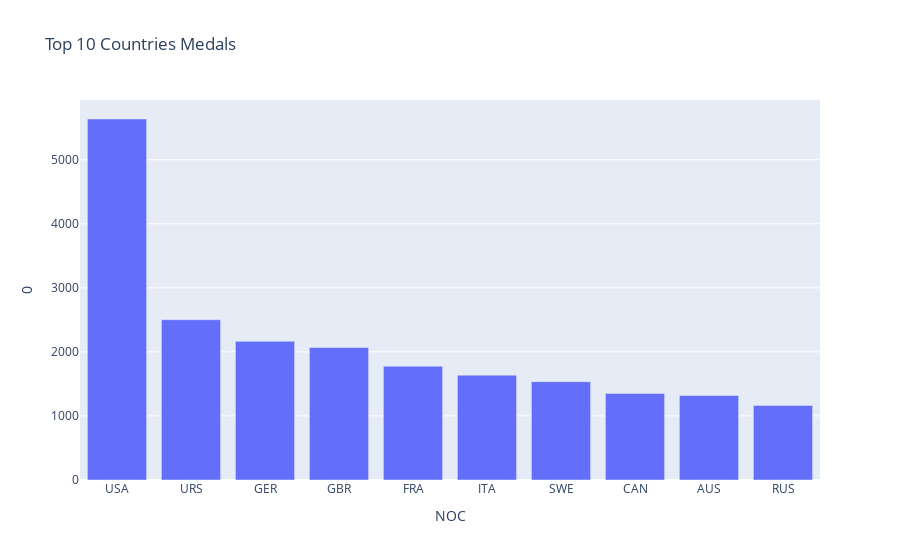

Notebook cell for this chart:
### Code cell
fig = px.bar(df.reset_index().head(10), x="NOC", y=0, title= "Top 10 Countries Medals")
fig.show()

### Figure 1 — Plotly figure (JSON) as saved in the notebook; plotly's stock layout.template omitted (floating-point values rounded to 4 significant figures)
{"data": [{"alignmentgroup": "True", "hovertemplate": "NOC=%{x}<br>0=%{y}<extra></extra>", "legendgroup": "", "marker": {"color": "#636efa", "pattern": {"shape": ""}}, "name": "", "offsetgroup": "", "orientation": "v", "showlegend": false, "textposition": "auto", "type": "bar", "x": ["USA", "URS", "GER", "GBR", "FRA", "ITA", "SWE", "CAN", "AUS", "RUS"], "xaxis": "x", "y": [5637, 2503, 2165, 2068, 1777, 1637, 1536, 1352, 1320, 1165], "yaxis": "y"}], "layout": {"barmode": "relative", "legend": {"tracegroupgap": 0}, "title": {"text": "Top 10 Countries Medals"}, "xaxis": {"anchor": "y", "domain": [0, 1], "title": {"text": "NOC"}}, "yaxis": {"anchor": "x", "domain": [0, 1], "title": {"text": "0"}}}}
